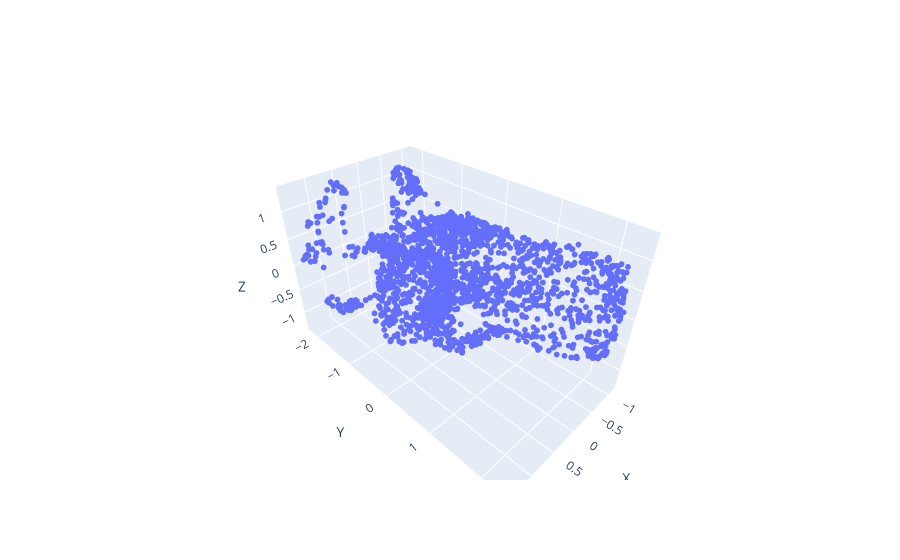

Notebook code for this chart:
### Code cell
import numpy as np
import torch
path = "point_cloud.pt"
pc = torch.load(path)
print(pc.shape)
pc = pc.cpu().numpy().reshape((2048, 3))
#plot point cloud using plotly.graph_objs
import plotly.graph_objs as go
# pc = res[-1]

def plot_3D(pc, axis_labels=False):
    x, y, z = pc[:, 0], pc[:, 1], pc[:, 2]
    fig = go.Figure(data=[go.Scatter3d(x=x, y=y, z=z, mode='markers', marker=dict(size=2))])
    if axis_labels:
        fig.update_layout(scene=dict(xaxis_title='X', yaxis_title='Y', zaxis_title='Z'))
    fig.show()

plot_3D(pc, axis_labels=True)

### Figure 1 — Plotly figure (JSON) as saved in the notebook; plotly's stock layout.template omitted (floating-point values rounded to 4 significant figures; data arrays with more than 128 entries replaced by an {"elided": "..."} marker saying what was removed)
{"data": [{"marker": {"size": 2}, "mode": "markers", "type": "scatter3d", "x": {"elided": "2048 float values"}, "y": {"elided": "2048 float values"}, "z": {"elided": "2048 float values"}}], "layout": {"scene": {"xaxis": {"title": {"text": "X"}}, "yaxis": {"title": {"text": "Y"}}, "zaxis": {"title": {"text": "Z"}}}}}
